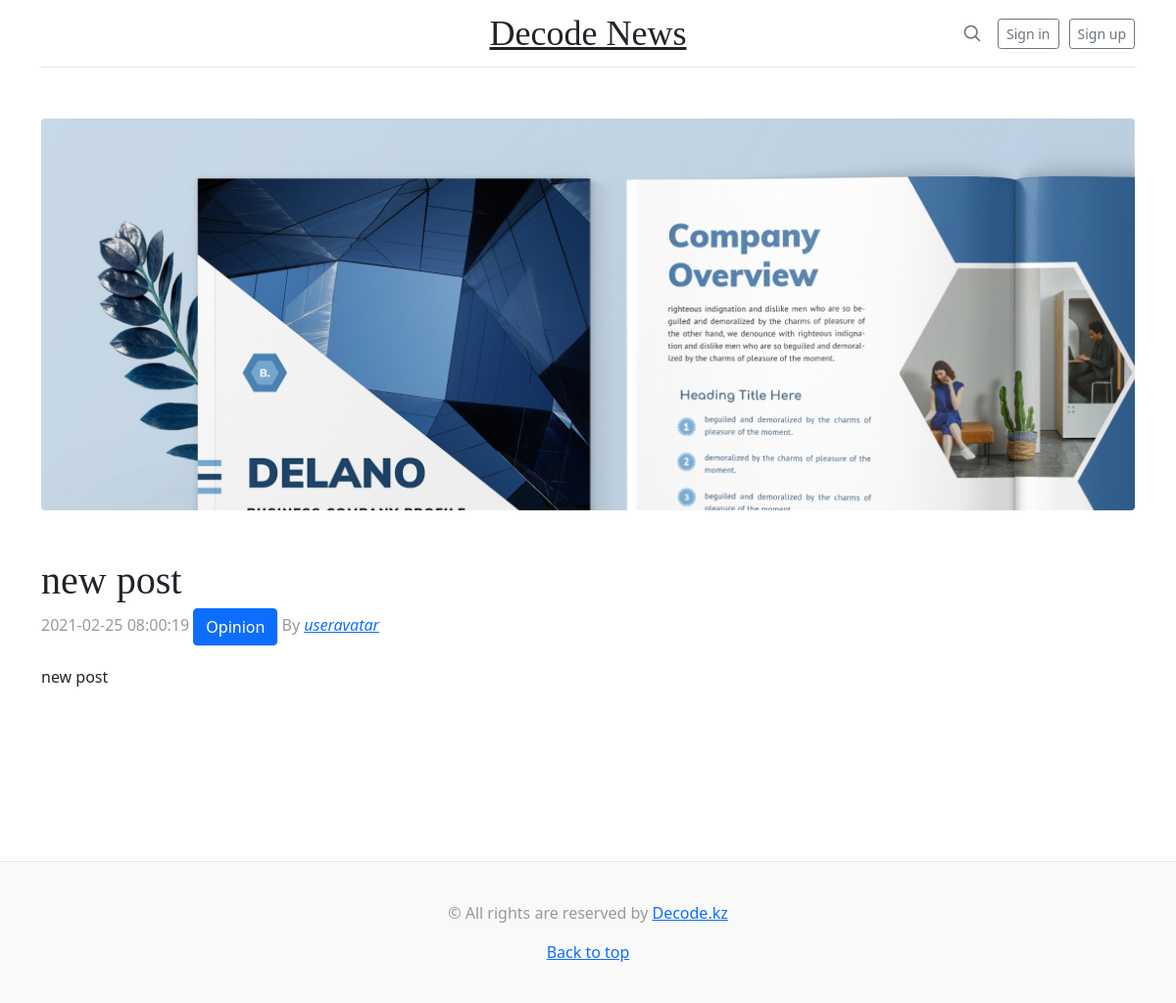
Page /detail.php?post-id=26 on the committed database.
### tables this page shows
CREATE TABLE `posts` (
  `id` int(11) NOT NULL,
  `title` varchar(255) NOT NULL,
  `description` text NOT NULL,
  `time` timestamp NOT NULL DEFAULT CURRENT_TIMESTAMP,
  `views` int(11) NOT NULL DEFAULT '0',
  `category_id` int(11) NOT NULL DEFAULT '1',
  `author_id` int(11) DEFAULT NULL,
  `poster` text
);

CREATE TABLE `category` (
  `id` int(11) NOT NULL,
  `name` varchar(500) NOT NULL
);

CREATE TABLE `accounts` (
  `id` int(11) NOT NULL,
  `username` varchar(255) NOT NULL,
  `password` varchar(1000) NOT NULL,
  `email` varchar(255) NOT NULL,
  `first` varchar(200) NOT NULL,
  `last` varchar(200) NOT NULL,
  `is-admin` tinyint(1) NOT NULL DEFAULT '0',
  `avatar` text,
  `is-confirmed` tinyint(1) NOT NULL DEFAULT '0'
);

### detail.php (the view, shortened to what this page needs)
<!DOCTYPE html>
<html lang="en">
<head>
    <?php include "components/head-libs.php" ?>
    <?php
    $pid = $_GET['post-id'];
    $postQuery = $db->query("SELECT `posts`.id, `posts`.`title`, `posts`.`description`, `posts`.`time`,`posts`.`views`,
    `posts`.`category_id`, `category`.`name`, AVG(`reviews`.`mark`) as rating, `accounts`.username, `posts`.poster
    FROM `posts` INNER JOIN `category` ON `posts`.`category_id` = `category`.id
    INNER JOIN `accounts` ON `posts`.`author_id` = `accounts`.id
    LEFT OUTER JOIN `reviews` ON `reviews`.`post_id` = `posts`.id
    WHERE `posts`.id=$pid
    GROUP BY `posts`.id ");
    $post = $postQuery->fetch_object();
    $post->poster = isset($post->poster) ? $post->poster : 'images/posts/post.png';
    ?>
</head>
<body onload="getReviews(<?= $pid ?>, 1)">
    <div class="container">
        <?php include "components/navs.php" ?>
        <div class="jumbotron p-3 p-md-5 text-white rounded bg-dark mb-5" style="
        background-image: url(<?= $post->poster ?>);
        height: 400px;
        background-size: cover;
        background-position: center;
        ">
        </div>
    </div>
    <main role="main" class="container mt-5">
        <div class="row">
            <div class="col-md-12 blog-main">
                <div class="blog-post">
                    <h2 class="blog-post-title"><?= $post->title ?></h2>
                    <p class="blog-post-meta"><?= $post->time ?>
                        <a href="#" class="btn btn-primary"><?= $post->name ?></a>
                        By <a href="#" style="font-style: italic;"><?= $post->username ?></a>
                    </p>
                    <p><?= $post->description ?></p>
                </div>
            </div>
            <div class="col-md-8 blog-main mt-5">
            </div>
        </div>
    </main>
    <?php include "components/footer.php" ?>
</body>
</html>

### css/style.css (style rules this page uses)
* { text-decoration: none; }
h1, h2, h3, h4, h5, h6 { font-family: "Playfair Display", Georgia, "Times New Roman", serif; }
.blog-post { margin-bottom: 4rem; }
.blog-post-title { margin-bottom: .25rem; font-size: 2.5rem; }
.blog-post-meta { margin-bottom: 1.25rem; color: #999; }

### rows in the picture
posts: poster (picture), title "new post", time "2021-02-25 08:00:19", category.name "Opinion", author.username "useravatar", description "new post"
